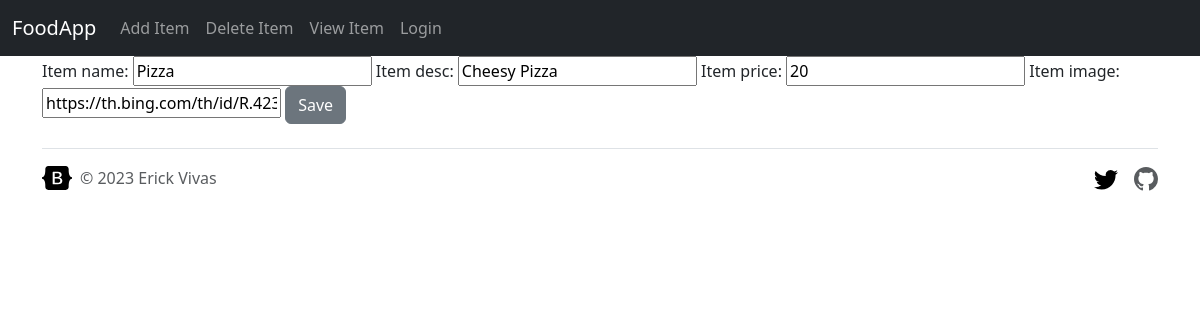
Before: /food/update/1/ with the older database file.
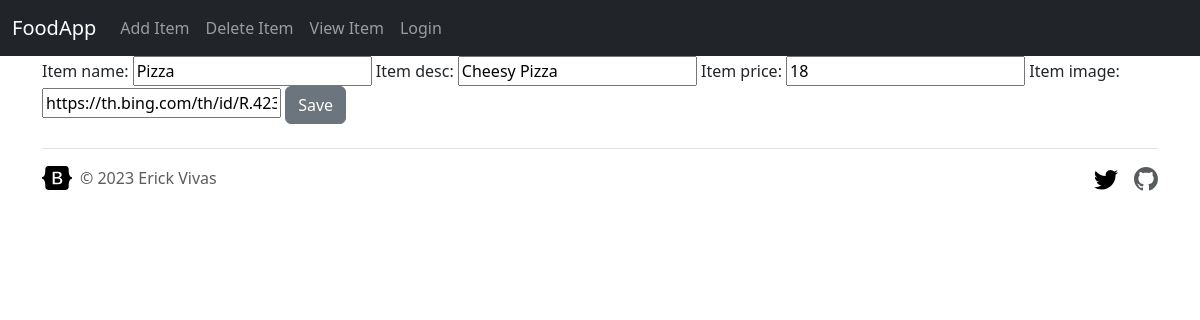
After: the same page with the newer database file.
### food/models.py (models this page shows, shortened)
class Item(models.Model):
    item_name = models.CharField(max_length=200)
    item_desc = models.CharField(max_length=200)
    item_price = models.IntegerField()
    item_image = models.CharField(max_length=500, default="http://www.ukvisitorguide.cn/wp-content/uploads/2015/11/Food-placeholder.jpg")
    created_at = models.DateTimeField(auto_now_add=True)
    updated_at = models.DateTimeField(auto_now=True)

### food/views.py (the view)
# urls.py: path('update/<int:id>/', views.update_item, name="update_item"),
def update_item(request, id):
    item = Item.objects.get(id=id)
    form = ItemForm(request.POST or None, instance=item)
    if form.is_valid():
        form.save()
        return redirect('food:index')
    return render(request, 'food/item-form.html', {'form': form, 'item': item})

### food/forms.py
class ItemForm(forms.ModelForm):
    class Meta:
        model = Item
        fields = ['item_name', 'item_desc', 'item_price', 'item_image']

### food/templates/food/item-form.html (shortened to what this page needs)
{% extends 'food/base.html' %}
{% block content %}
    <form method="POST">
        {{ form }}
        <button class="btn btn-secondary" type="submit">Save</button>
    </form>
{% endblock %}

### food/templates/food/base.html (shortened to what this page needs)
{% load static %}
<!doctype html>
<html lang="en">
  <head>
    <link rel="stylesheet" href="{% static 'food/style.css' %}">
    <link href="https://cdn.jsdelivr.net/npm/bootstrap@5.3.0-alpha3/dist/css/bootstrap.min.css" rel="stylesheet">
    <link rel="stylesheet" href="//code.jquery.com/ui/1.12.1/themes/base/jquery-ui.css">
  </head>
  <body>
    {% include 'food/navbar.html' %}
    <div class="container">
      {% block content %}
      {% endblock %}
    </div>
      <div class="container">
          <footer class="d-flex flex-wrap justify-content-between align-items-center py-3 my-4 border-top">
            <div class="col-md-4 d-flex align-items-center">
              <a href="/" class="mb-3 me-2 mb-md-0 text-body-secondary text-decoration-none lh-1">
                <svg class="bi" width="30" height="24"><use xlink:href="#bootstrap"></use></svg>
              </a>
              <span class="mb-3 mb-md-0 text-body-secondary">© 2023 Erick Vivas</span>
            </div>
            <ul class="nav col-md-4 justify-content-end list-unstyled d-flex">
              <li class="ms-3"><a class="text-body-secondary" href="https://twitter.com/erickvivas"><svg class="bi" width="24" height="24"><use xlink:href="#twitter"></use></svg></a></li>
              <li class="ms-3"><a class="text-body-secondary" href="https://github.com/erickvivas415"></a></li>
              </ul>
          </footer>
        </div>
  </body>
</html>

### food/templates/food/navbar.html (shortened to what this page needs)
<nav class="navbar navbar-expand-lg navbar-dark bg-dark">
    <div class="container-fluid">
      <a class="navbar-brand" href="{% url 'food:index' %}">FoodApp</a>
      <div class="collapse navbar-collapse" id="navbarSupportedContent">
        <ul class="navbar-nav me-auto mb-2 mb-lg-0">
          <li class="nav-item">
            <a class="nav-link" href="{% url 'food:create_item' %}">Add Item</a>
          </li>
          <li class="nav-item">
            <a class="nav-link" href="#">Delete Item</a>
          </li>
          <li class="nav-item">
            <a class="nav-link" href="#">View Item</a>
          </li>
          {% if user.is_authenticated %}
            <li class="nav-item">
              <a class="nav-link" href="{% url 'profile' %}">Profile</a>
            </li>
            <li class="nav-item">
              <a class="nav-link" href="{% url 'logout' %}">Logout</a>
            </li>
          {% else %}
          <li class="nav-item">
            <a class="nav-link" href="{% url 'login' %}">Login</a>
          </li>
          {% endif %}
        </ul>
      </div>
    </div>
  </nav>

Changed rows visible on the page:
changed Item "Pizza": item_price "20" → "18"
